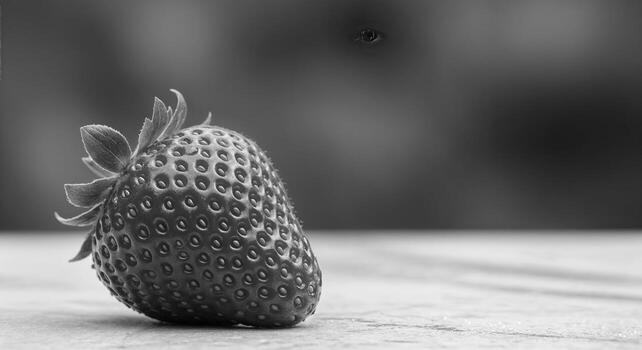
#> input picture openCV/assest/den-trang.png, 642 x 350 px
$ python threshold_image.py
#> lines starting #> are read from the running program, lines starting #| are printed output that depends on the picture; after the words box and inside, x2 and y2 are one past the last pixel; in counts of white or black regions, pixels touching at a corner belong together
import cv2
import imutils

path= r"assest/den-trang.png"
img= cv2.imread(path)
#> img is the input picture: shape (350, 642, 3); min 0, max 253, mean 110.1

# lâấy ngưỡng
# threshold = 127 # => để đen ra đen, trắng ra trắng => ML đơn giản hơn
# max= 255
# result , threshold_result = cv2.threshold(img,threshold,255,cv2.THRESH_BINARY)


# lấy ngưỡng bằng thuật toán adaptive
threshold_result = cv2.adaptiveThreshold(cv2.cvtColor(img, cv2.COLOR_BGR2GRAY),255,cv2.ADAPTIVE_THRESH_GAUSSIAN_C,cv2.THRESH_BINARY,11,2)
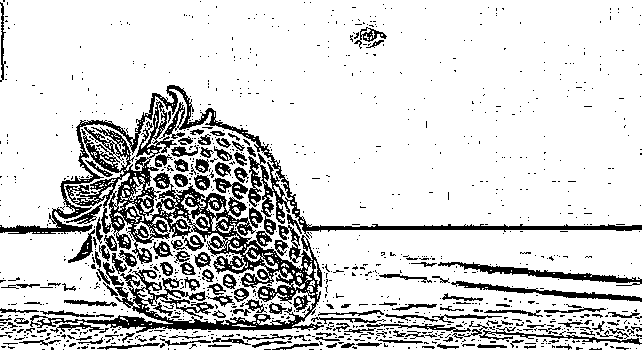
#> threshold_result: shape (350, 642); 83.4% white; 1090 black regions (939 under 20 px), largest, box (x1, y1, x2, y2) and area: (30, 101, 324, 333) 13401, (0, 85, 642, 239) 5972, (438, 262, 642, 286) 1120

cv2.imshow("dau tay",threshold_result)

cv2.waitKey()


#  thuật toán tự động chọn ngưỡng
